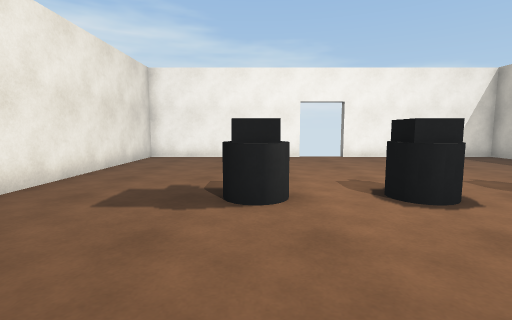
[1] (above)

16 first-person views from a walk through a scene from a Unity 3-D project. The camera is 1.2 m above the floor, tilts 6° down and sees 85° across. The floor is counted in squares, 1 m on a side. Each view is taken from the middle of a square. On the plan, view 1 faces up. The plan holds only what a view shows up to about 13 squares ahead; the rest is blank. The player is left out. Door leaves are left out, so doorways stand open.

[2]
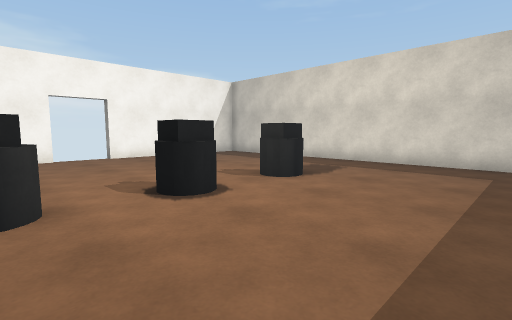

[3]
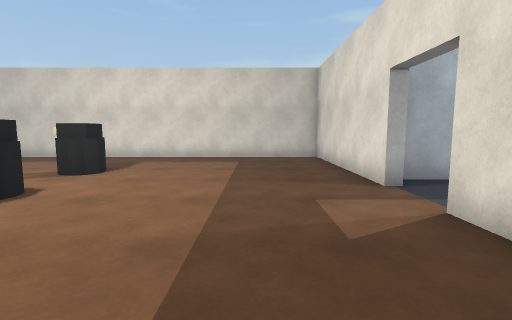

[4]
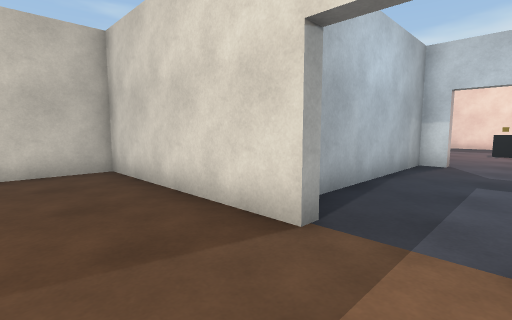

[5]
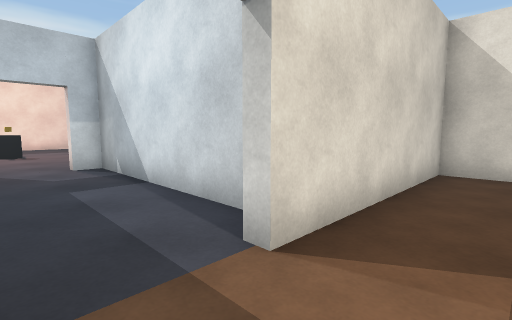

[6]
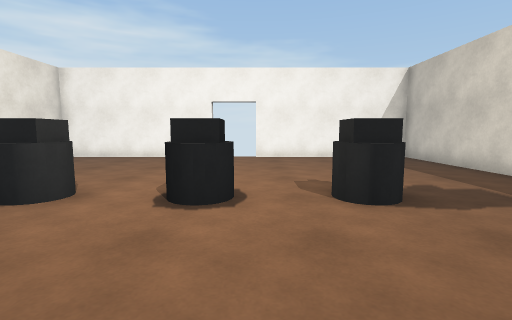

[7]
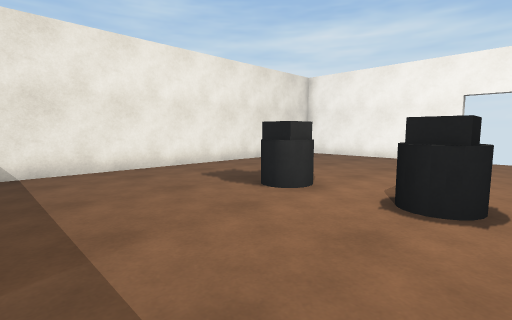

[8]
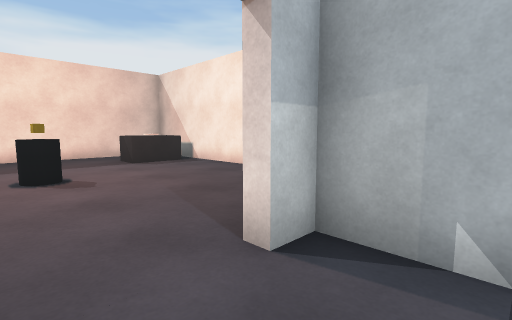

[9]
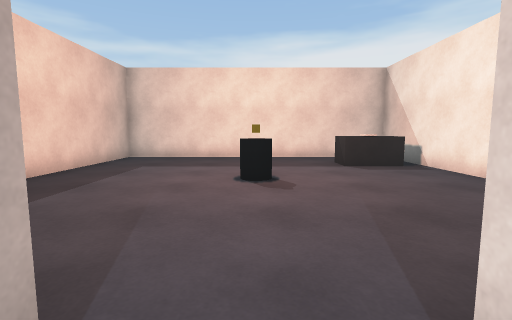

[10]
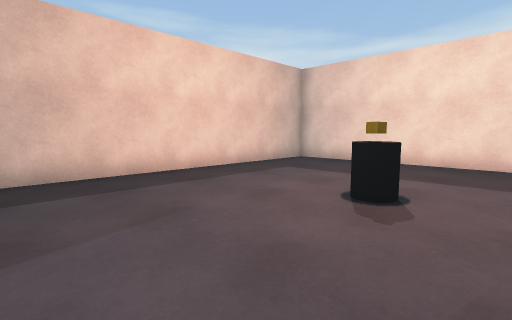

[11]
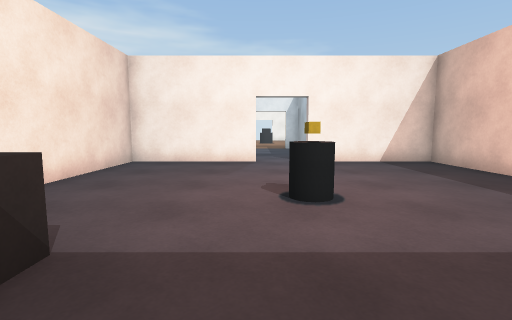

[12]
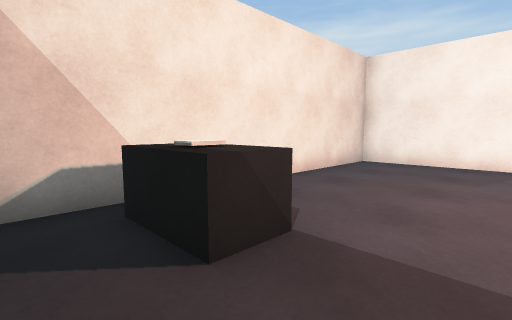

[13]
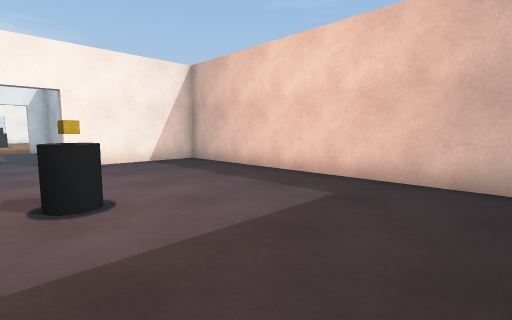

[14]
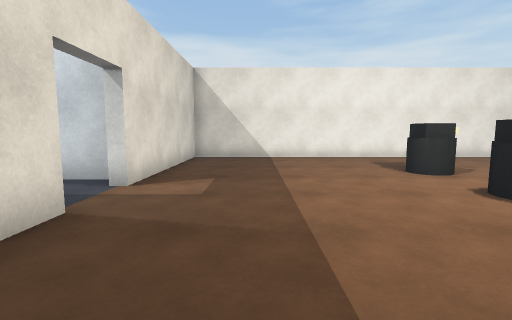

[15]
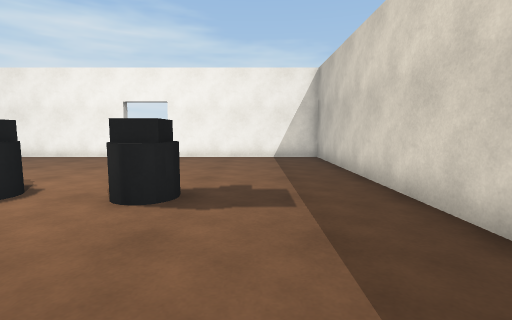

[16]
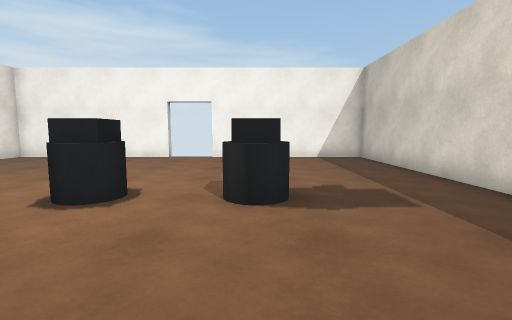

### Floor plan
Points are (right, up) in squares from view 1. A wall is a line through its corners. A room is listed if a view was taken in it or the views show most of it. See-through windows are left out.
Room 1 (views 1, 2, 3, 4, 5, 6, 7, 8, 9, 14, 15, 16)
walls: (4, -3.2) (4, -2.8) (10.8, -2.8) (10.8, 12.8) (4, 12.8); (1.2, -3.5) (1.2, -10.8) (2, -10.8); (2.1, 12.8) (-4.8, 12.8) (-4.8, -2.8) (2, -2.8) (2, -3.2); (4, -10.8) (4.8, -10.8) (4.8, -3.6)
ways out: open door at (3, -11) to room 2; open door at (3, 13)
objects: other object (0, 5) to (0, 6); other object (3, 5) to (3, 6); other object (6, 5) to (6, 6)
Room 2 (views 10, 11, 12, 13)
walls: (2, -11.2) (-2.8, -11.2) (-2.8, -22.8) (8.8, -22.8) (8.8, -11.2) (4, -11.2)
ways out: open door at (3, -11) to room 1
objects: other object (-2, -20) to (0, -20); other object (2, -17); other object (3, -17)

Where each view was taken, in squares from view 1:
view 1: 0 up, 0 right, facing up
view 2: 0 up, 0 right, facing up-right
view 3: 0 up, 2 left, facing right
view 4: 0 up, 2 right, facing down-right
view 5: 1 down, 4 right, facing down-left
view 6: 0 up, 4 right, facing up
view 7: 0 up, 4 right, facing up-left
view 8: 9 down, 4 right, facing down-left
view 9: 10 down, 3 right, facing down
view 10: 12 down, 1 right, facing down-right
view 11: 22 down, 2 right, facing up
view 12: 22 down, 2 right, facing up-left
view 13: 22 down, 2 right, facing up-right
view 14: 0 up, 8 right, facing left
view 15: 0 up, 8 right, facing up
view 16: 0 up, 6 right, facing up
